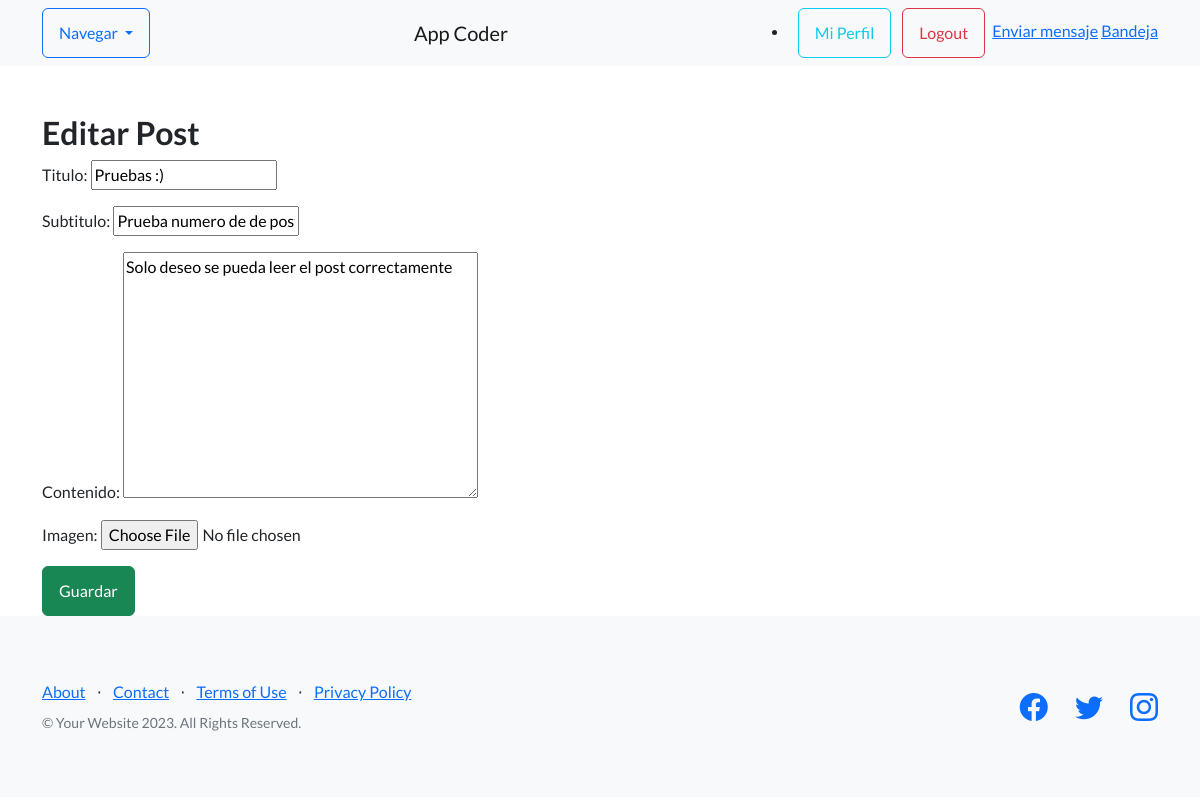
Screenshot of /pages/2/editar/ (signed in) with the database file from the repository.
### blog/models.py (models this page shows, shortened)
class Post(models.Model):
    titulo = models.CharField(max_length=100)
    subtitulo = models.CharField(max_length=150)
    contenido = models.TextField()
    imagen = models.ImageField(upload_to='posts/', blank=True, null=True)
    fecha = models.DateTimeField(auto_now_add=True)
    autor = models.ForeignKey(User, on_delete=models.CASCADE, related_name='posts')

### blog/views.py (the view)
# urls.py: path('<int:pk>/editar/', PostUpdateView.as_view(), name='post-editar'),
class PostUpdateView(LoginRequiredMixin, UserPassesTestMixin, UpdateView):
    model = Post
    template_name = 'AppCoder/Blog/post_form.html'
    fields = ['titulo', 'subtitulo', 'contenido', 'imagen']
    success_url = reverse_lazy('post-list')
    def test_func(self):
        post = self.get_object()
        return self.request.user == post.autor or self.request.user.is_staff

### AppCoder/templates/AppCoder/Blog/post_form.html (shortened to what this page needs)
{% extends 'AppCoder/Padre.html' %}
{% block content %}
<div class="container mt-5">
    <h2>{% if form.instance.pk %}Editar Post{% else %}Crear Nuevo Post{% endif %}</h2>
    <form method="POST" enctype="multipart/form-data">
        {{ form.as_p }}
        <button type="submit" class="btn btn-success">Guardar</button>
    </form>
</div>
{% endblock %}

### rows the page displays
Post: titulo "Pruebas :)", subtitulo "Prueba numero de de post", contenido "Solo deseo se pueda leer el post correctamente"
